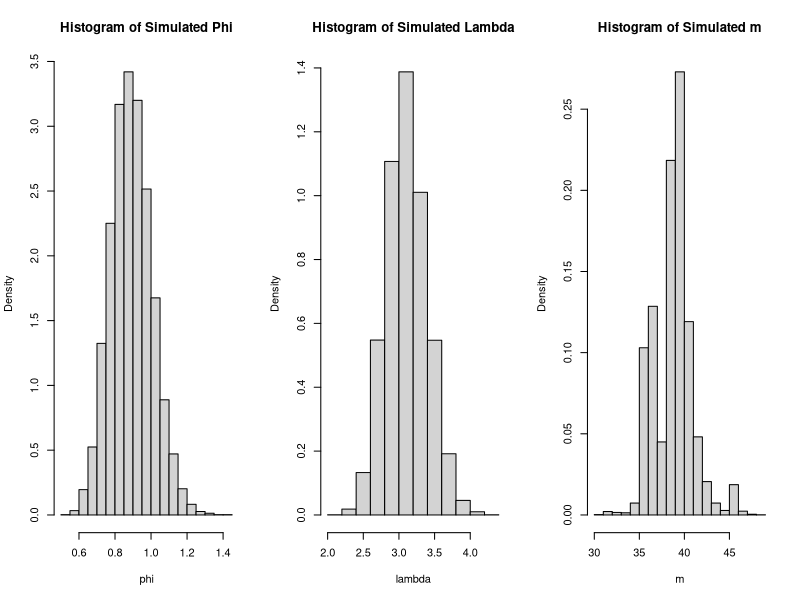
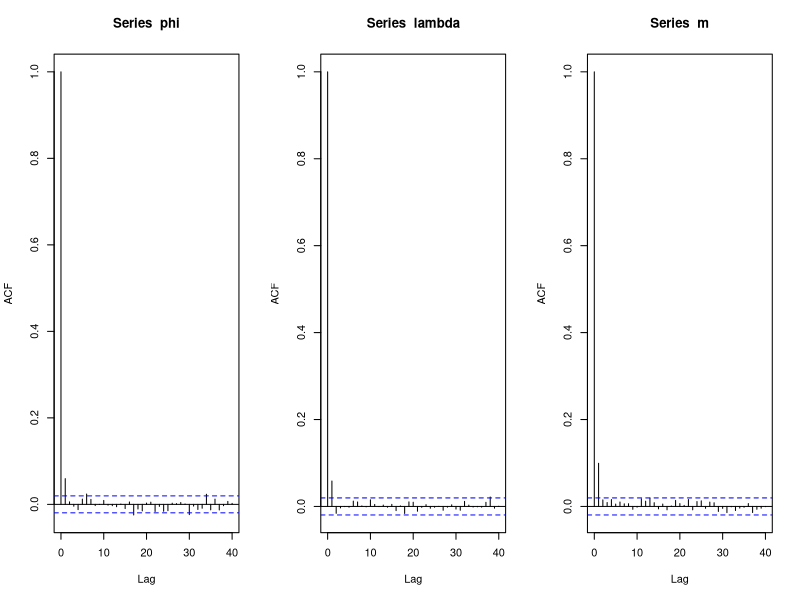
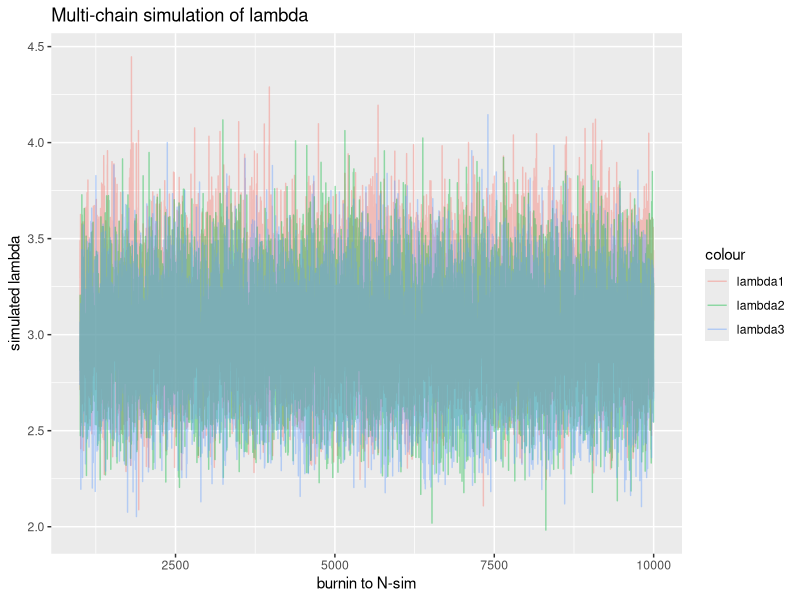
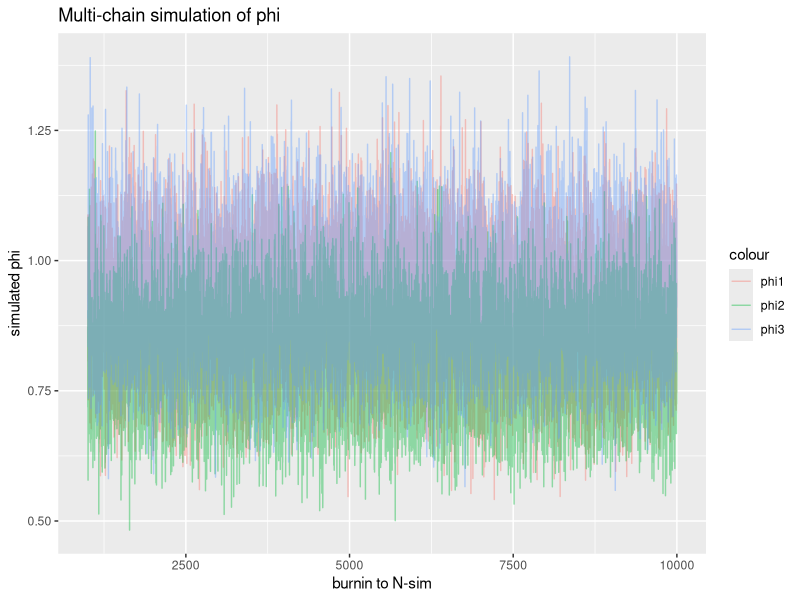
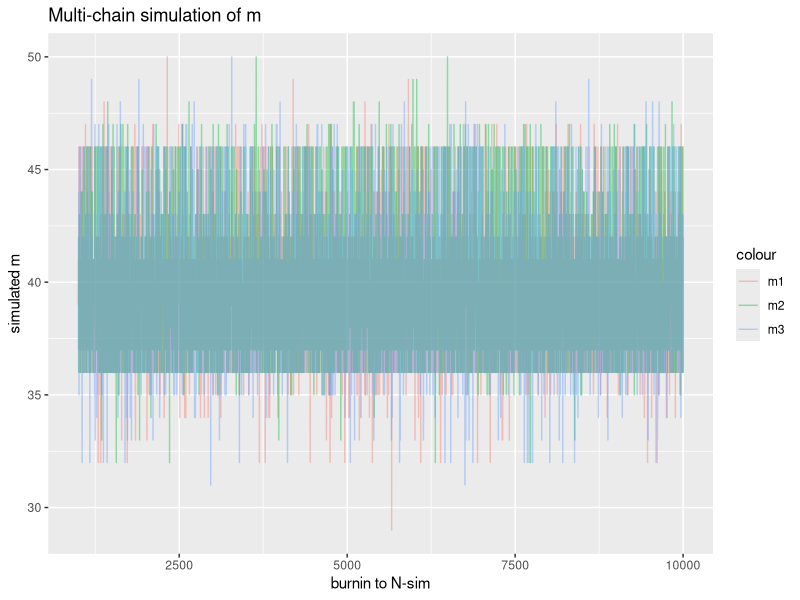

These figures' R source, in order:
## ---- chunk 1
knitr::opts_chunk$set(echo = TRUE)
## ---- chunk 2
library(ggplot2)
library(dplyr)
y <- c(4, 5, 4, 1, 0, 4, 3, 4, 0, 6,
3, 3, 4, 0, 2, 6, 3, 3, 5, 4, 5, 3, 1, 4, 4, 1, 5, 5, 3, 4, 2, 5, 2, 2, 3, 4, 2, 1, 3, 2,
1, 1, 1, 1, 1, 3, 0, 0, 1, 0, 1, 1, 0, 0, 3, 1, 0, 3, 2, 2, 0, 1, 1, 1, 0, 1, 0, 1, 0, 0,
0, 2, 1, 0, 0, 0, 1, 1, 0, 2, 2, 3, 1, 1, 2, 1, 1, 1, 1, 2, 4, 2, 0, 0, 0, 1, 4, 0, 0, 0,
1, 0, 0, 0, 0, 0, 1, 0, 0, 1, 0, 0)
n = length(y)
burnin=1000
alpha = 0.5
a = 0.5
beta =0.5
b = 0.5
Nsim = 10000
## ---- chunk 3
sum_y = cumsum(y)
## ---- chunk 4
lambda = phi = m = rep(0, Nsim) #init arrays
m[1] = 60
lambda[1] = rgamma(1, shape = alpha + sum_y[m[1]], rate = m[1] + beta)
phi[1] = rgamma(1, shape = a + sum_y[n] - sum_y[m[1]], rate = n - m[1] + b)

## ---- chunk 5
zz = 0
z = (1:(n - 1))
for (k in 1:(n - 1)) {
    z[k] = exp((phi[1] - lambda[1]) * k) * (lambda[1] / phi[1]) ^ (sum_y[k])
    zz = zz + exp((phi[1] - lambda[1]) * k) * (lambda[1] / phi[1]) ^ (sum_y[k])
}
prob = z / zz
m[1] = sample(n-1, 1, replace = TRUE, prob)

## ---- chunk 6
for (i in 2:Nsim) {

    lambda[i] = rgamma(1, shape = alpha + sum_y[m[i - 1]], rate = m[i - 1] + beta)
    phi[i] = rgamma(1, shape = a + sum_y[n] - sum_y[m[i - 1]], rate = n - m[i - 1] + b)
    zz = 0
    z = (1:(n - 1))
    for (k in 1:(n - 1)) {
        z[k] = exp((phi[i] - lambda[i]) * k) * (lambda[i] / phi[i]) ^ (sum_y[k])
        zz = zz + exp((phi[i] - lambda[i]) * k) * (lambda[i] / phi[i]) ^ (sum_y[k])
        
    }
    prob = z / zz
    m[i] = sample(n-1, 1, replace = TRUE, prob)
}

## ---- chunk 7
par(mfrow=c(1,3))
hist(phi[(burnin + 1):Nsim], prob = T, xlab = 'phi', main = 'Histogram of Simulated Phi')
hist(lambda[(burnin + 1):Nsim], prob = T, xlab = 'lambda', main = 'Histogram of Simulated Lambda')
hist(m[(burnin + 1):Nsim], prob = T, xlab = 'm', main = 'Histogram of Simulated m')

## ---- chunk 8
par(mfrow=c(1,3))
acf(phi)
acf(lambda)
acf(m)
## ---- chunk 9

gibbs_sampler <- function(alpha, beta, a, b) {
    lambda = phi = m = rep(0, Nsim) #init arrays
    m[1] = 60
    lambda[1] = rgamma(1, shape = alpha + sum_y[m[1]], rate = m[1] + beta)
    phi[1] = rgamma(1, shape = a + sum_y[n] - sum_y[m[1]], rate = n - m[1] + b)
    zz = 0
    z = (1:(n - 1))
    for (k in 1:(n - 1)) {
        z[k] = exp((phi[1] - lambda[1]) * k) * (lambda[1] / phi[1]) ^ (sum_y[k])
        zz = zz + exp((phi[1] - lambda[1]) * k) * (lambda[1] / phi[1]) ^ (sum_y[k])
    }
    prob = z / zz
    m[1] = sample(n-1, 1, replace = TRUE, prob)

    for (i in 2:Nsim) {
        lambda[i] = rgamma(1, shape = alpha + sum_y[m[i - 1]], rate = m[i - 1] + beta)
        phi[i] = rgamma(1, shape = a + sum_y[n] - sum_y[m[i - 1]], rate = n - m[i - 1] + b)
        zz = 0
        z = (1:(n - 1))
        for (k in 1:(n - 1)) {
            z[k] = exp((phi[i] - lambda[i]) * k) * (lambda[i] / phi[i]) ^ (sum_y[k])
            zz = zz + exp((phi[i] - lambda[i]) * k) * (lambda[i] / phi[i]) ^ (sum_y[k])
            
        }
        prob = z / zz
        m[i] = sample(n-1, 1, replace = TRUE, prob)
    }
    return(list(lambda=lambda, phi=phi, m=m))
}
## ---- chunk 10
samples1 = gibbs_sampler(alpha=1, beta=1, a=2, b=2)
samples2 = gibbs_sampler(alpha=1, beta=2, a=10, b=20)
samples3 = gibbs_sampler(alpha=1, beta=3, a=8, b=5)
## ---- chunk 11
# combine results of lambda
lambdas = cbind(samples1$lambda, samples2$lambda, samples3$lambda)
df_lambda = as.data.frame(lambdas)
colnames(df_lambda) = c('lambda1', 'lambda2', 'lambda3')
df_lambda$x = seq.int(nrow(df_lambda))

# combine results of phi
phis = cbind(samples1$phi, samples2$phi, samples3$phi)
df_phi = as.data.frame(phis)
colnames(df_phi) = c('phi1', 'phi2', 'phi3')
df_phi$x = seq.int(nrow(df_phi))

# combine results of m
ms = cbind(samples1$m, samples2$m, samples3$m)
df_m = as.data.frame(ms)
colnames(df_m) = c('m1', 'm2', 'm3')
df_m$x = seq.int(nrow(df_m))

# we only take raws after burinin peiord
df_lambda = slice(df_lambda, burnin+1: Nsim)  
df_phi = slice(df_phi, burnin+1:Nsim)
df_m = slice(df_m, burnin+1:Nsim)
## ---- chunk 12
# transparency parameter
alpha = 0.4

ggplot(df_lambda, aes(x=x)) +
    geom_line(aes(y=lambda1, color='lambda1'), alpha=alpha) + 
    geom_line(aes(y=lambda2, color='lambda2'), alpha=alpha) + 
    geom_line(aes(y=lambda3, color='lambda3'), alpha=alpha) + 
    ggtitle('Multi-chain simulation of lambda') +
    xlab('burnin to N-sim') +
    ylab('simulated lambda')

ggplot(df_phi, aes(x=x)) +
    geom_line(aes(y=phi1, color='phi1'), alpha=alpha) + 
    geom_line(aes(y=phi2, color='phi2'), alpha=alpha) + 
    geom_line(aes(y=phi3, color='phi3'), alpha=alpha) + 
    ggtitle('Multi-chain simulation of phi') +
    xlab('burnin to N-sim') +
    ylab('simulated phi')

ggplot(df_m, aes(x=x)) +
    geom_line(aes(y=m1, color='m1'), alpha=alpha) + 
    geom_line(aes(y=m2, color='m2'), alpha=alpha) + 
    geom_line(aes(y=m3, color='m3'), alpha=alpha) + 
    ggtitle('Multi-chain simulation of m') +
    xlab('burnin to N-sim') +
    ylab('simulated m')

